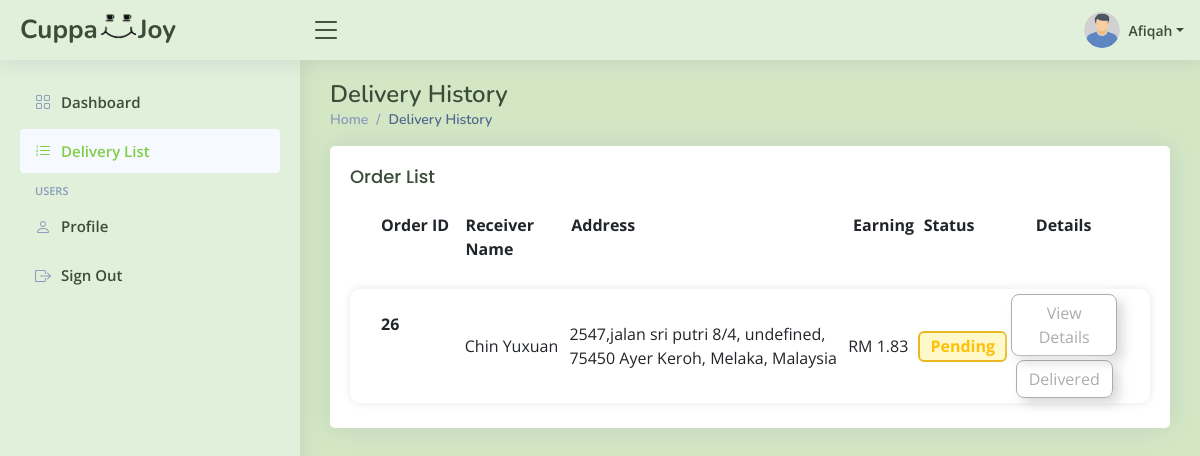
The page /Rider/orderlist.php (signed in) on the database its author committed.
### tables this page shows
CREATE TABLE `rider` (
  `R_ID` varchar(50) NOT NULL,
  `R_Name` varchar(100) NOT NULL,
  `R_Photo` varchar(100) NOT NULL,
  `R_Contact_Number` varchar(20) NOT NULL,
  `R_Email` varchar(80) NOT NULL,
  `R_License` varchar(225) NOT NULL,
  `L_Exp_Date` date DEFAULT NULL,
  `R_PlateNo` varchar(10) NOT NULL,
  `R_PW` varchar(225) NOT NULL,
  `Bank_Type` varchar(100) NOT NULL,
  `Bank_Number` bigint(20) NOT NULL,
  `Money_Earned` float NOT NULL,
  `Total_Claim` float NOT NULL,
  `R_Status` varchar(50) NOT NULL,
  `R_SAID` varchar(50) NOT NULL
);

CREATE TABLE `reservation` (
  `O_ID` int(11) NOT NULL,
  `CT_ID` int(11) NOT NULL,
  `ReceiverName` varchar(100) NOT NULL,
  `ReceiverPhone` varchar(20) NOT NULL,
  `R_ID` varchar(50) DEFAULT NULL,
  `A_ID` int(11) NOT NULL,
  `Date` date NOT NULL,
  `Time` time NOT NULL,
  `Remark` text NOT NULL,
  `Total` float NOT NULL,
  `Delivery_Status` varchar(50) NOT NULL
);

CREATE TABLE `address` (
  `A_ID` int(11) NOT NULL,
  `Address_1` varchar(225) NOT NULL,
  `Address_2` varchar(225) NOT NULL,
  `Postcode` int(11) NOT NULL,
  `City` varchar(100) NOT NULL,
  `state_country` varchar(100) NOT NULL,
  `C_ID` int(11) NOT NULL,
  `Address_status` int(1) NOT NULL
);

### Rider/orderlist.php (the view, shortened to what this page needs)
<?php
  include("../user/db_connection.php");
  $rid = $_SESSION['riderid'];
  $currentDate = date("Y-m-d");
  $sql1 = "SELECT * FROM `rider` WHERE R_ID = '$rid'";
	$gotResult = mysqli_query($con, $sql1);
	if($gotResult){
		if(mysqli_num_rows($gotResult)>0){
			while($row1 = mysqli_fetch_array($gotResult)){
        $photo = $row1['R_Photo'];
			}
		}
	}
  $sql = "SELECT * FROM reservation WHERE R_ID = ?";
  $stmt = $con->prepare($sql);
  $stmt->bind_param("s", $_SESSION['riderid']);
  $stmt->execute();
  $tasks = [];
  $result = $stmt->get_result();
  if ($result->num_rows > 0) {
      while ($row = $result->fetch_assoc()) {
          $tasks[] = $row;
      }
  }
?>
<!DOCTYPE html>
<html lang="en">
<head>
  <link href="assets/vendor/bootstrap/css/bootstrap.min.css" rel="stylesheet">
  <link href="assets/vendor/bootstrap-icons/bootstrap-icons.css" rel="stylesheet">
  <link href="assets/vendor/boxicons/css/boxicons.min.css" rel="stylesheet">
  <link href="assets/vendor/quill/quill.snow.css" rel="stylesheet">
  <link href="assets/vendor/quill/quill.bubble.css" rel="stylesheet">
  <link href="assets/vendor/remixicon/remixicon.css" rel="stylesheet">
  <link href="assets/vendor/simple-datatables/style.css" rel="stylesheet">
  <link href="assets/css/style.css" rel="stylesheet">
</head>
<body>
  <header id="header" class="header fixed-top d-flex align-items-center">
    <div class="d-flex align-items-center justify-content-between">
      <a href="index.php" class="logo d-flex align-items-center">
        <span class="d-none d-lg-block">Cuppa&nbsp;</span>
        <img src="assets/image/smile-black.png" alt="">
        <span class="d-none d-lg-block">Joy</span>
      </a>
      <i class="bi bi-list toggle-sidebar-btn"></i>
    </div>
    <nav class="header-nav ms-auto">
      <ul class="d-flex align-items-center">
        <li class="nav-item dropdown pe-3">
          <a class="nav-link nav-profile d-flex align-items-center pe-0" href="#" data-bs-toggle="dropdown">
            <img src="../image/rider/<?php echo $photo; ?>" alt="Profile" class="rounded-circle">
            <span class="d-none d-md-block dropdown-toggle ps-2"><?php echo $_SESSION["ridername"]; ?></span>
          </a>
        </li>
      </ul>
    </nav>
  </header>
  <aside id="sidebar" class="sidebar">
    <ul class="sidebar-nav" id="sidebar-nav">
      <li class="nav-item">
        <a class="nav-link collapsed" href="index.php">
          <i class="bi bi-grid"></i>
          <span>Dashboard</span>
        </a>
      </li>
      <li class="nav-item">
        <a class="nav-link " href="orderlist.php">
          <i class="bi bi-list-ol"></i>
          <span>Delivery List</span>
        </a>
      </li>
      <li class="nav-heading">Users</li>
      <li class="nav-item">
        <a class="nav-link collapsed" href="users-profile.php">
          <i class="bi bi-person"></i>
          <span>Profile</span>
        </a>
      </li>
      <li class="nav-item">
        <a class="nav-link collapsed signOutLink" href="pages-login.php">
          <i class="bi bi-box-arrow-right"></i>
          <span>Sign Out</span>
        </a>
      </li>
    </ul>
  </aside>
  <main id="main" class="main">
    <div class="pagetitle">
      <h1>Delivery History</h1>
      <nav>
        <ol class="breadcrumb">
          <li class="breadcrumb-item"><a href="index.php">Home</a></li>
          <li class="breadcrumb-item active">Delivery History</li>
        </ol>
      </nav>
    </div>
    <section class="section">
      <div class="col-12">
        <div class="card recent-sales overflow-auto">
          <div class="card-body">
            <table class="datatable odrtable">
              <h5 class="card-title">Order List</h5>
              <thead class="table-header">
                <tr>
                  <th class=" otcol-1" scope="col">Order ID</td>
                  <th class=" otcol-2" scope="col">Receiver Name</td>
                  <th class=" otcol-3" scope="col">Address</td>
                  <th class=" otcol-4" scope="col">Earning</td>
                  <th class=" otcol-5" scope="col">Status</td>
                  <th class=" otcol-6" scope="col">Details</td>
                </tr>
              </thead>
              <tbody class="ordertblbody">
                <?php
                  foreach($tasks as $task){
                    echo '<tr class="table-row">';
                    echo '<th class=" otcol-1">'.$task['O_ID'].'</th>';
                    echo '<td class=" otcol-2">'.$task['ReceiverName'].'</td>';
                    $sql2 = "SELECT * FROM address WHERE A_ID = ?";
                    $stmt2 = $con->prepare($sql2);
                    $stmt2->bind_param("i", $task['A_ID']);
                    $stmt2->execute();
                    $result2 = $stmt2->get_result();
                    if($row2 = $result2->fetch_assoc()){
                      $address = $row2['Address_1']. ', ' . $row2['Address_2'] . ', ' . $row2['Postcode'] . ' ' . $row2['City'] . ', ' . $row2['state_country'] ;
                    }
                    echo '<td class=" otcol-3">'.$address.'</td>';
                    $money = $task['Total'] * 0.08;
                    echo '<td class=" otcol-4">RM '.number_format($money, 2).'</td>';
                    $btnstatus = "";
                    if($task['Delivery_Status'] == "pending"){
                      $text = "warning";
                      $statusword = "Pending";
                    }else if($task['Delivery_Status'] == "completed"){
                      $text = "success";
                      $statusword = "Completed";
                      $btnstatus = "disabled";
                      $title = 'This button is not allowed to use as you already done the delivery task.';
                    }
                    echo '<td class=" otcol-5"><span class="badge text-'.$text.'">'.$statusword.'</span></td>';
                    if($task['Date'] != $currentDate){
                      $btnstatus = "disabled";
                    }
                    echo '<td class="otcol-6"><button onclick="gotodetailpage('.$task['O_ID'].')" class="btn button2 detail-btn '.$btnstatus.'" '.$btnstatus.'>View Details</button><button type="button" class="btn button2 done '.$btnstatus.'" '.$btnstatus.'>Delivered</button></td>';
                    echo '</tr>';
                  }
                ?>
              </tbody>
            </table>
          </div>
        </div>
      </div>
    </section>
  </main>
</body>
</html>

### Rider/assets/css/style.css (style rules this page uses)
:root { scroll-behavior: smooth; }
body { font-family: "Open Sans", sans-serif; background: #D4E7C5; color: #444444; }
a { color: #6eb06c; text-decoration: none; }
h1, h2, h3, h4, h5, h6 { font-family: "Nunito", sans-serif; }
#main { margin-top: 60px; padding: 20px 30px; transition: all 0.3s; }
.pagetitle { margin-bottom: 10px; }
.pagetitle h1 { font-size: 24px; margin-bottom: 0; font-weight: 600; color: #3A4D39; }
.card { margin-bottom: 30px; border: none; border-radius: 5px; box-shadow: 0px 0 30px rgba(1, 41, 112, 0.1); }
.card-title { padding: 20px 0 15px 0; font-size: 18px; font-weight: 500; color: #3A4D39; font-family: "Poppins", sans-serif; }
.card-body { padding: 0 20px 20px 20px; }
.breadcrumb { font-size: 14px; font-family: "Nunito", sans-serif; color: #899bbd; font-weight: 600; }
.breadcrumb a { color: #899bbd; transition: 0.3s; }
.breadcrumb .breadcrumb-item::before { color: #899bbd; }
.breadcrumb .active { color: #51678f; font-weight: 600; }
.logo { line-height: 1; }
@media (min-width: 1200px) { .logo { width: 280px; } }
.logo img { max-height: 26px; margin-right: 6px; transform: scale(1.8); }
.logo span { font-size: 26px; font-weight: 700; color: #3A4D39; font-family: "Nunito", sans-serif; }
.header { transition: all 0.5s; z-index: 997; height: 60px; box-shadow: 0px 2px 20px rgba(1, 41, 112, 0.1); background-color: #E1F0DA; padding-left: 20px; }
.header .toggle-sidebar-btn { font-size: 32px; padding-left: 10px; cursor: pointer; color: #3A4D39; }
.header-nav ul { list-style: none; }
.header-nav>ul { margin: 0; padding: 0; }
.header-nav .nav-profile { color: #3A4D39; }
.header-nav .nav-profile img { max-height: 36px; }
.header-nav .nav-profile span { font-size: 14px; font-weight: 600; }
.sidebar { position: fixed; top: 60px; left: 0; bottom: 0; width: 300px; z-index: 996; transition: all 0.3s; padding: 20px; overflow-y: auto; scrollbar-width: thin; scrollbar-color: #99BC85 transparent; box-shadow: 0px 0px 20px rgba(1, 41, 112, 0.1); background-color: #E1F0DA; }
@media (min-width: 1200px) { #main, #footer { margin-left: 300px; } }
.sidebar-nav { padding: 0; margin: 0; list-style: none; }
.sidebar-nav li { padding: 0; margin: 0; list-style: none; }
.sidebar-nav .nav-item { margin-bottom: 5px; }
.sidebar-nav .nav-heading { font-size: 11px; text-transform: uppercase; color: #899bbd; font-weight: 600; margin: 10px 0 5px 15px; }
.sidebar-nav .nav-link { display: flex; align-items: center; font-size: 15px; font-weight: 600; color: #82CD47; transition: 0.3; background: #f6f9ff; padding: 10px 15px; border-radius: 4px; }
.sidebar-nav .nav-link i { font-size: 16px; margin-right: 10px; color: #82CD47; }
.sidebar-nav .nav-link.collapsed { color: #3A4D39; background: #E1F0DA; }
.sidebar-nav .nav-link.collapsed i { color: #899bbd; }
.recent-sales table tr { border-radius: 10px; }
.button2 { display: inline-block; transition: all 0.2s ease-in; position: relative; overflow: hidden; z-index: 1; color: #090909; cursor: pointer; border-radius: 0.5em; background: #e8e8e8; border: 1px solid #e8e8e8; box-shadow: 6px 6px 12px #c5c5c5, -2px -2px 12px #ffffff; margin: 2px; }
.button2.disabled { pointer-events: none; color: gray; }
.button2:before { content: ""; position: absolute; left: 50%; transform: translateX(-50%) scaleY(1) scaleX(1.25); top: 100%; width: 140%; height: 180%; background-color: rgba(0, 0, 0, 0.05); border-radius: 50%; display: block; transition: all 0.5s 0.1s cubic-bezier(0.55, 0, 0.1, 1); z-index: -1; }
.button2:after { content: ""; position: absolute; left: 55%; transform: translateX(-50%) scaleY(1) scaleX(1.45); top: 180%; width: 160%; height: 190%; background-color: #009087; border-radius: 50%; display: block; transition: all 0.5s 0.1s cubic-bezier(0.55, 0, 0.1, 1); z-index: -1; }
.badge { font-size: 16px; font-weight: bold; }
.text-warning { border: 2px solid #E9B824; background-color: #FFF8C9; color: #E9B824; }

### rows shown on the page
rider: R_Photo (picture)
reservation: O_ID "26", ReceiverName "Chin Yuxuan", A_ID.state_country "2547,jalan sri putri 8/4, undefined, 75450 Ayer Keroh, Melaka, Malaysia", Total "1.83", Delivery_Status "Pending"

### other values the page prints
$_SESSION["ridername"] "Afiqah"
